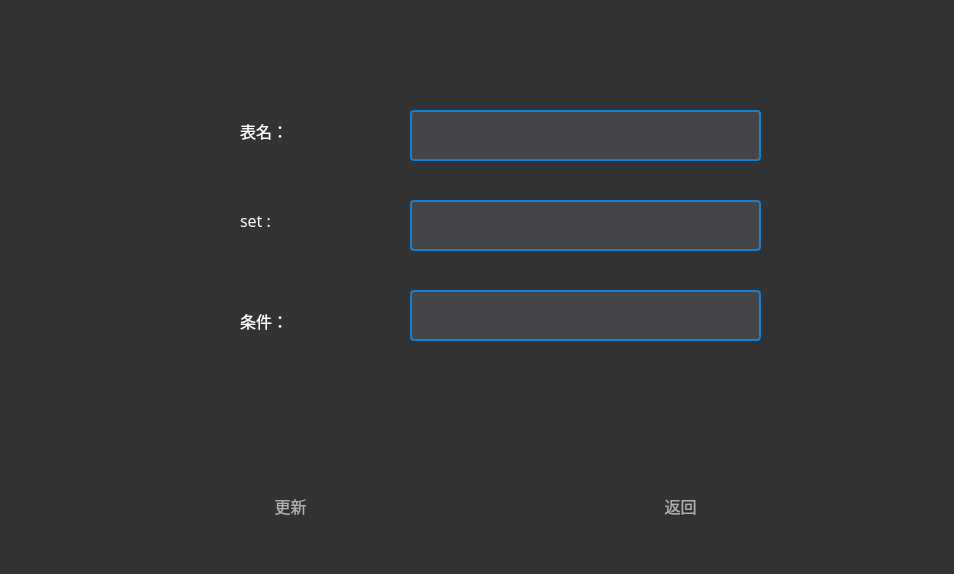
<?xml version="1.0" encoding="UTF-8"?>
<ui version="4.0">
 <class>updateTable</class>
 <widget class="QWidget" name="updateTable">
  <property name="geometry">
   <rect>
    <x>0</x>
    <y>0</y>
    <width>954</width>
    <height>574</height>
   </rect>
  </property>
  <property name="windowTitle">
   <string>Form</string>
  </property>
  <property name="styleSheet">
   <string notr="true">background: rgb(50, 50, 50);</string>
  </property>
  <widget class="QLabel" name="label">
   <property name="geometry">
    <rect>
     <x>240</x>
     <y>110</y>
     <width>121</width>
     <height>41</height>
    </rect>
   </property>
   <property name="font">
    <font>
     <family>幼圆</family>
     <pointsize>12</pointsize>
    </font>
   </property>
   <property name="styleSheet">
    <string notr="true">color: rgb(255, 255, 255);</string>
   </property>
   <property name="text">
    <string>表名：</string>
   </property>
  </widget>
  <widget class="QLabel" name="label_2">
   <property name="geometry">
    <rect>
     <x>240</x>
     <y>200</y>
     <width>121</width>
     <height>41</height>
    </rect>
   </property>
   <property name="font">
    <font>
     <family>幼圆</family>
     <pointsize>12</pointsize>
    </font>
   </property>
   <property name="styleSheet">
    <string notr="true">color: rgb(255, 255, 255);</string>
   </property>
   <property name="text">
    <string>set :</string>
   </property>
  </widget>
  <widget class="QLabel" name="label_3">
   <property name="geometry">
    <rect>
     <x>240</x>
     <y>300</y>
     <width>101</width>
     <height>41</height>
    </rect>
   </property>
   <property name="font">
    <font>
     <family>幼圆</family>
     <pointsize>12</pointsize>
    </font>
   </property>
   <property name="styleSheet">
    <string notr="true">color: rgb(255, 255, 255);</string>
   </property>
   <property name="text">
    <string>条件：</string>
   </property>
  </widget>
  <widget class="QTextEdit" name="update_textEdit">
   <property name="geometry">
    <rect>
     <x>410</x>
     <y>110</y>
     <width>351</width>
     <height>51</height>
    </rect>
   </property>
   <property name="styleSheet">
    <string notr="true">background: rgb(68, 69, 73);
border-radius:4px;
border:2px solid rgb(20, 128, 211);
color: white;
</string>
   </property>
  </widget>
  <widget class="QTextEdit" name="set_textEdit">
   <property name="geometry">
    <rect>
     <x>410</x>
     <y>200</y>
     <width>351</width>
     <height>51</height>
    </rect>
   </property>
   <property name="styleSheet">
    <string notr="true">background: rgb(68, 69, 73);
border-radius:4px;
border:2px solid rgb(20, 128, 211);
color: white;
</string>
   </property>
  </widget>
  <widget class="QTextEdit" name="where_textEdit">
   <property name="geometry">
    <rect>
     <x>410</x>
     <y>290</y>
     <width>351</width>
     <height>51</height>
    </rect>
   </property>
   <property name="styleSheet">
    <string notr="true">background: rgb(68, 69, 73);
border-radius:4px;
border:2px solid rgb(20, 128, 211);
color: white;
</string>
   </property>
  </widget>
  <widget class="QPushButton" name="update_pushButton">
   <property name="geometry">
    <rect>
     <x>230</x>
     <y>470</y>
     <width>121</width>
     <height>71</height>
    </rect>
   </property>
   <property name="font">
    <font>
     <family>幼圆</family>
     <pointsize>12</pointsize>
    </font>
   </property>
   <property name="styleSheet">
    <string notr="true">border: none;
        color: rgb(175, 175, 175);
        background: transparent;
        padding: 10px;
        qproperty-iconSize: 32px 32px;
        qproperty-toolButtonStyle: ToolButtonTextUnderIcon;
</string>
   </property>
   <property name="text">
    <string>更新</string>
   </property>
  </widget>
  <widget class="QPushButton" name="back_pushButton">
   <property name="geometry">
    <rect>
     <x>620</x>
     <y>470</y>
     <width>121</width>
     <height>71</height>
    </rect>
   </property>
   <property name="font">
    <font>
     <family>幼圆</family>
     <pointsize>12</pointsize>
    </font>
   </property>
   <property name="styleSheet">
    <string notr="true">border: none;
        color: rgb(175, 175, 175);
        background: transparent;
        padding: 10px;
        qproperty-icon: url(:/Black/nscc);
        qproperty-iconSize: 32px 32px;
        qproperty-toolButtonStyle: ToolButtonTextUnderIcon;
</string>
   </property>
   <property name="text">
    <string>返回</string>
   </property>
  </widget>
 </widget>
 <resources/>
 <connections/>
</ui>
